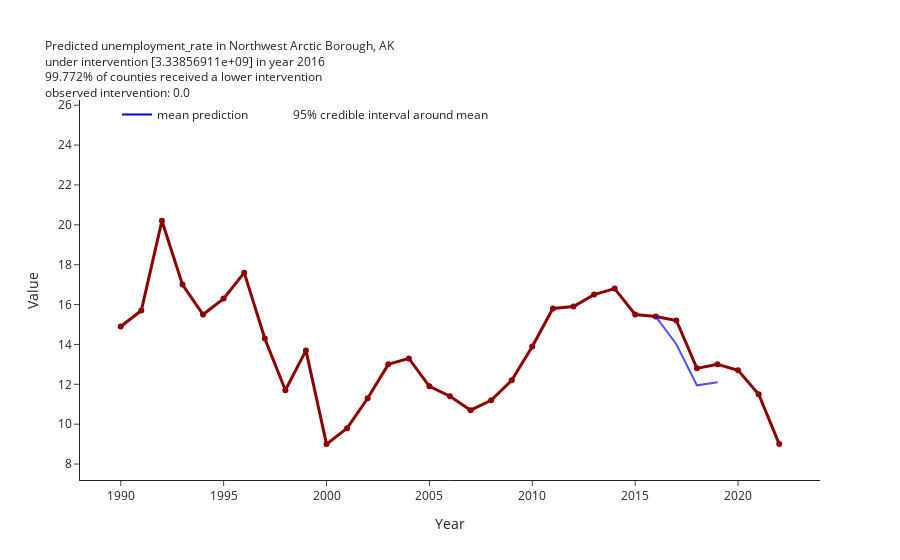

The notebook cell saved with this chart:
### Code cell
ci = CausalInsight(
    outcome_dataset=outcome,
    intervention_dataset=intervention,
    num_samples=1000,
)

percent_calc = ci.slider_values_to_interventions(intervened_percent=50, year = 2016)
ci.get_tau_samples()

fips = 2188
ci.get_fips_predictions(intervened_value= percent_calc['intervened_transformed'],
                         fips=fips, year = 2016)

ci.plot_predictions(range_multiplier=1,scaling="original")

### Figure 1 — Plotly figure (JSON) as saved in the notebook; plotly's stock layout.template omitted (floating-point values rounded to 4 significant figures)
{"data": [{"line": {"color": "darkred", "width": 3}, "mode": "lines+markers", "name": "Northwest Arctic Borough, AK", "showlegend": false, "text": "Northwest Arctic Borough, AK", "textposition": "top right", "type": "scatter", "x": [1990, 1991, 1992, 1993, 1994, 1995, 1996, 1997, 1998, 1999, 2000, 2001, 2002, 2003, 2004, 2005, 2006, 2007, 2008, 2009, 2010, 2011, 2012, 2013, 2014, 2015, 2016, 2017, 2018, 2019, 2020, 2021, 2022], "y": [14.9, 15.7, 20.2, 17, 15.5, 16.3, 17.6, 14.3, 11.7, 13.7, 9, 9.8, 11.3, 13, 13.3, 11.9, 11.4, 10.7, 11.2, 12.2, 13.9, 15.8, 15.9, 16.5, 16.8, 15.5, 15.4, 15.2, 12.8, 13, 12.7, 11.5, 9]}, {"line": {"color": "blue", "width": 2}, "mode": "lines", "name": "mean prediction", "text": [15.4, 14.01, 11.95, 12.11], "type": "scatter", "x": ["2016", "2017", "2018", "2019"], "y": [15.4, 14.01, 11.95, 12.11]}, {"fill": "toself", "fillcolor": "rgba(255, 255, 255, 0.31)", "line": {"color": "rgba(255,255,255,0)"}, "name": "95% credible interval around mean", "type": "scatter", "x": ["2016", "2017", "2018", "2019", "2019", "2018", "2017", "2016"], "y": [15.4, 14.46, 12.34, 12.49, 11.74, 11.59, 13.59, 15.4]}], "layout": {"legend": {"orientation": "h", "traceorder": "normal", "x": 0.05, "y": 1}, "title": {"font": {"size": 12}, "text": "Predicted unemployment_rate in Northwest Arctic Borough, AK<br>under intervention [3.33856911e+09] in year 2016<br>99.772% of counties received a lower intervention <br>observed intervention: 0.0"}, "xaxis": {"title": {"text": "Year"}}, "yaxis": {"range": [7.2, 26.26], "title": {"text": "Value"}}}}
